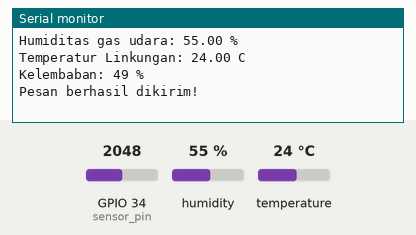
Recording of a sketch running on a simulated ESP32. Parts: the last lines printed to the serial monitor. The test bench sets the inputs (shaded band); at power-on: humidity 55 %, GPIO 34 (sensor_pin) = 2048, temperature 24 °C. WiFi joins after 1.5 s; servers stay silent unless stated.

Above: at 5.0 s.
5.1 s: humidity set to 22 %
At 6.0 s:
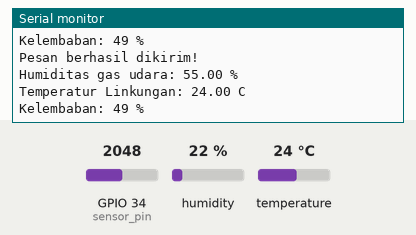
7.3 s: GPIO 34 (sensor_pin) set to 2866
At 9.2 s:
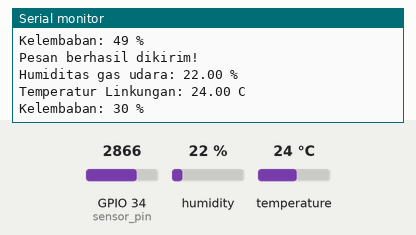
9.5 s: temperature set to 12 °C
At 9.5 s:
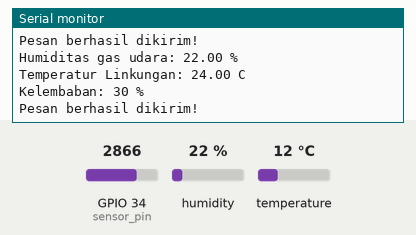
17.4 s: GPIO 34 (sensor_pin) set to 3603
At 18.1 s:
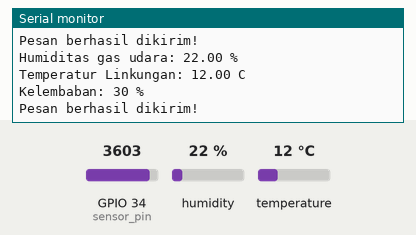
19.6 s: humidity set to 40 %
At 21.1 s:
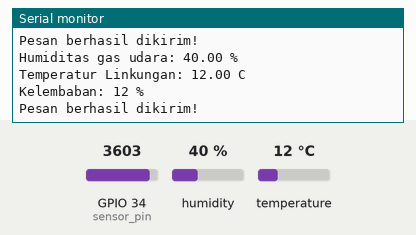
Timing chart, 0 to 22.6 s (numbered marks = the images above; inputs shaded):
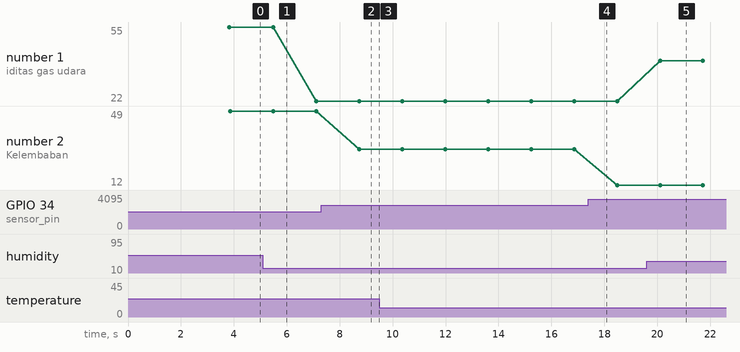

Measured:
- after the input at 7.3 s, the serial monitor: prints a new line after 1.4 s (image 2)
- after the input at 19.6 s, the serial monitor: prints a new line after 0.52 s (image 5)
- plotted number 1: 55 → 22 after the input at 5.1 s, 22 → 40 after the input at 19.6 s
- plotted number 2: 49 → 30 after the input at 7.3 s

The sketch:

gabungan.ino
```cpp
#include "DHT.h"
#include <WiFi.h>
#include <WiFiClientSecure.h>
#include <UniversalTelegramBot.h>
#include <ArduinoJson.h>
#define DHTPIN 4
#define DHTTYPE DHT11
int m, sensor_analog;
const int sensor_pin = 34;
DHT dht(DHTPIN, DHTTYPE);

const char* ssid = "abcdefghijkl";
const char* password = "mnopqrstu";
#define CHAT_ID "6612161304"
#define BOTtoken "6843460535:AAHkz7pj2OTHkvPnP1XUpqKU3rEtJN1vT1E"

WiFiClientSecure client;
UniversalTelegramBot bot(BOTtoken, client);
int botRequestDelay = 1000;
unsigned long lastTimeBotRan;

void setup() {
  Serial.begin(9600);

  Serial.print("Connecting WiFi: ");
  Serial.println(ssid);

  WiFi.mode(WIFI_STA);
  WiFi.begin(ssid, password);
  client.setCACert(TELEGRAM_CERTIFICATE_ROOT);

  while(WiFi.status() != WL_CONNECTED) {
    Serial.print(".");
    delay(500);
  }

  Serial.println("\nWiFi connected");
  Serial.print("IP address: ");
  Serial.println(WiFi.localIP());

  bot.sendMessage(CHAT_ID, "Loading....", "");

  delay(2000);
  Serial.println("Monitoring Tanaman, Humiditas gas udara dan Temperatur Linkungan:");
  dht.begin();
}

void loop() {
  float t = dht.readTemperature();
  float h = dht.readHumidity();
  sensor_analog = analogRead(sensor_pin);
  m = ( 100 - ( (sensor_analog/4095.00) * 100 ) );
  if(isnan(h) || isnan(t) || isnan(m)) {
    Serial.println("Sensor Tidak Terbaca!");
    return;
  }
  Serial.print("Humiditas gas udara: ");
  Serial.print(h);
  Serial.print(" %\n");
  Serial.print("Temperatur Linkungan: ");
  Serial.print(t);
  Serial.print(" C\n");
  Serial.print("Kelembaban: ");
  Serial.print(m);
  Serial.print(" %\n");
  // delay(2000);
  bot.sendMessage(CHAT_ID, "Monitoring Tanaman, Humiditas gas udara dan Temperatur Linkungan:");
  kirimPesanTelegram(h, t, m);
}
void kirimPesanTelegram(float h, float t, int m) {
  String pesan = "Suhu saat ini: " + String(t, 2) + " C\n" +
                 "Humiditas udara saat ini: " + String(h, 2) + " %\n" +
                 "Tingkat kelembaban tanah saat ini: " + String(m) + " %\n";

  if (bot.sendMessage(CHAT_ID, pesan, "Markdown")) {
    Serial.println("Pesan berhasil dikirim!");
  } else {
    Serial.println("Gagal mengirim pesan!");
  }

  delay(1000);
}
```
